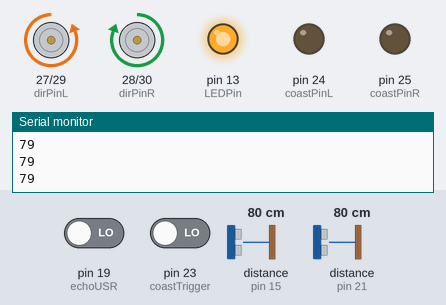
The sketch below on a simulated Arduino Mega 2560, built with avr-gcc and run on an emulated ATmega2560. On the bench: direction and speed pins drawn as motors (green arrow = direction pin HIGH = forward, orange = LOW = backward, longer = more drive), output pins drawn as LEDs (lit = HIGH), the last lines printed to the serial monitor. Wiring (inferred from the names in the program): 2 × ultrasonic range finder: trigger pin 16, echo pin 15 / trigger pin 22, echo pin 21. Dashed ring = blinking. The test bench sets the inputs (shaded band); at power-on: distance to the obstacle (sensors on pin 15, pin 21) 80 cm, pin 23 (coastTrigger) LOW, pin 19 (echoUSR) LOW. The echo pulse lasts 58.3 µs per cm; random numbers use the default seed unless the sketch sets one; pins used as bus, display or sensor lines are not drawn.

Above: at 1.2 s.
1.3 s: distance to the obstacle (sensor on pin 15) set to 29 cm
2.8 s: distance to the obstacle (sensor on pin 15) set to 24 cm
At 5.6 s:
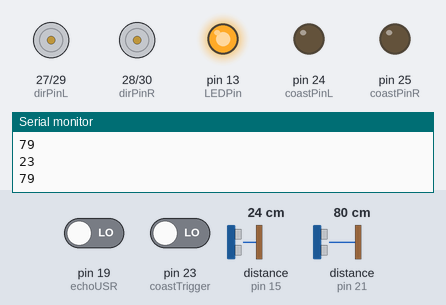
5.8 s: distance to the obstacle (sensor on pin 21) set to 23 cm
7.3 s: distance to the obstacle (sensor on pin 21) set to 18 cm
At 10.1 s:
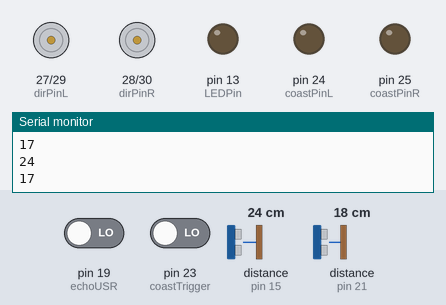
10.3 s: pin 23 (coastTrigger) driven HIGH
At 12.4 s:
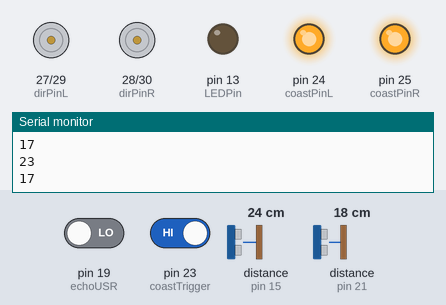
13.3 s: distance to the obstacle (sensor on pin 15) set to 35 cm
At 13.78 s:
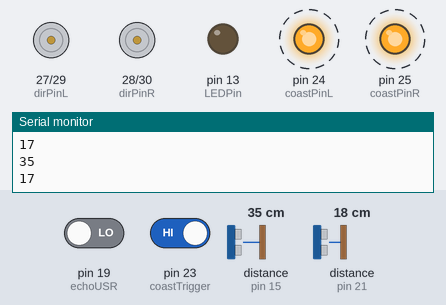
Timing chart, 0 to 17.3 s (numbered marks = the images above; inputs shaded):
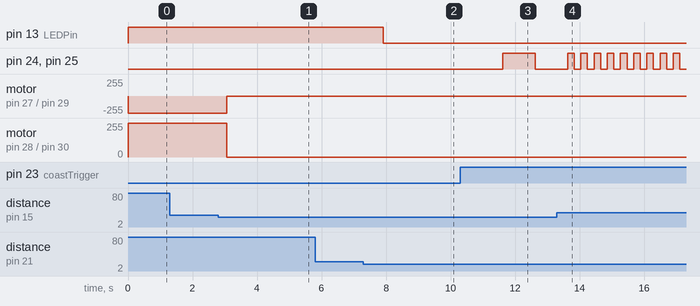

Measured:
- the behaviour switches between 26 and 25 cm on distance to the obstacle (sensor on pin 15) (found by bisection; images 0 and 1)
- the behaviour switches between 21 and 20 cm on distance to the obstacle (sensor on pin 21) (found by bisection; images 1 and 2)
- after the input at 2.8 s, motor on pin 27 (dirPinL) / pin 29 (pwmPinL): backward 255/255 → stopped after 0.26 s; motor on pin 28 (dirPinR) / pin 30 (pwmPinR): forward 255/255 → stopped after 0.26 s
- after the input at 7.3 s, pin 13 (LEDPin): HIGH → LOW after 0.61 s
- after the input at 10.3 s, pin 24 (coastPinL), pin 25 (coastPinR): LOW → HIGH after 1.3 s, → LOW 1.0 s later

The sketch:

Code.ino
```cpp
#include <avr/io.h>
#include <avr/interrupt.h>

#define LEDPin 13

int photoTran = 35; //A16
int reading = 0;
int echoUSF = 15;
int trigUSF = 16;
int echoUSB = 21;
int trigUSB = 22;
int echoUSR = 19;
int trigUSR = 20;
int echoUSL = 17;
int trigUSL = 18;

int lR = 0;

int pwmPinL = 29;
int pwmPinR = 30;
int dirPinL = 27;
int dirPinR = 28;
int coastPinR = 25;
int coastPinL = 24;
int coastTrigger = 23;

bool coastP = true;
bool dirForward = true;
//speed can range from 0 - 255
float wheelSpeed = 255;

int lastDist = -1;
int lastChange = -1;
int prevDistF = -1;

int buttonR = 5;
int buttonL = 4;
volatile bool evasivep;

int currDistF, currDistB, currDistR, currDistL, newDistF, newDistB, newDistR, newDistL = 0;

int clearDist = 20;
int ninetyDegDelay = 800;
int fortyfiveDegDelay = 600;

int ultrasound(int echo, int trig){
  long duration, distance;
  digitalWrite(trig, LOW);
  delayMicroseconds(2);
  digitalWrite(trig,HIGH);
  delayMicroseconds(10);
  digitalWrite(trig,LOW);
  digitalWrite(LEDPin, HIGH);
  duration = pulseIn(echo, HIGH);
  distance = (duration/2)/29.1;
  //distance = (duration/2)/58;
  if (duration != 0 && distance < 20){
    digitalWrite(LEDPin, LOW);
  }
  Serial.println(distance);
  return distance;
}

int phototrans(){
  reading = analogRead(photoTran);
  return reading;
}

//int LED = 25;
void setup(){
  pinMode (photoTran,INPUT);
  pinMode (echoUSF, INPUT);
  pinMode (trigUSF, OUTPUT);
  pinMode (echoUSB, INPUT);
  pinMode (trigUSB, OUTPUT);
  pinMode (echoUSR, INPUT);
  pinMode (trigUSR, OUTPUT);
  pinMode (echoUSL, INPUT);
  pinMode (trigUSL, OUTPUT);
  pinMode (LEDPin, OUTPUT);

  pinMode(pwmPinL, OUTPUT);
  pinMode(pwmPinR, OUTPUT);
  pinMode(dirPinL, OUTPUT);
  pinMode(dirPinR, OUTPUT);
  pinMode(coastPinR, OUTPUT);
  pinMode(coastPinL, OUTPUT);
  pinMode(coastTrigger, INPUT);

  pinMode(buttonR, INPUT);
  pinMode(buttonL, INPUT);
  attachInterrupt(buttonR, buttonRCallback, RISING);
  attachInterrupt(buttonL, buttonLCallback, RISING);
  randomSeed(analogRead(0));

  Serial.begin(9600);
}

void loop(){
  //brake button
  if (digitalRead(coastTrigger)) {
    if (coastP) {
      setSpd(0);
      digitalWrite(coastPinR, LOW);
      digitalWrite(coastPinL, LOW);
      coastP = false;
    } else {
      stopMove();
    }
    delay(100);
  }

  //normal operation
  newDistF = ultrasound(echoUSF,trigUSF);
  newDistB = ultrasound(echoUSB, trigUSB);
//  newDistR = ultrasound(echoUSR, trigUSR);
//  newDistL = ultrasound(echoUSL, trigUSL);
  if (newDistF != 0 && newDistF < 1000){
    currDistF = newDistF;
  }
    if (newDistB != 0 && newDistB < 1000){
    currDistB = newDistB;
  }
    if (newDistR != 0 && newDistR < 1000){
    currDistR = newDistR;
  }
    if (newDistL != 0 && newDistL < 1000){
    currDistL = newDistL;
  }

//random movement
//changes direction after every random motion, including when the bot hits a wall with both sides clear
/*  if (random(100) == 88 ) {
    if (lR ==  0){
      if (clearLp) {
        aboutTurnL(ninetyDegDelay);
        lR = 1;
      } else if (clearRp) {
        aboutTurnR(ninetyDegDelay);
      }
    } else if (clearRp) {
      aboutTurnR(ninetyDegDelay);
      lR = 0;
    } else {
      aboutTurnL(ninetyDegDelay);
    }
  }*/

// detect collision
  if (currDistF < 25 && currDistF != 0){
    if (wheelSpeed == 0) {
      if (!clearRp) {
        aboutTurnL(ninetyDegDelay);
      } else if (!clearLp) {
        aboutTurnR(ninetyDegDelay);
      } else {
        lR = random(300) % 2;
        if (lR == 0) {
          aboutTurnL(ninetyDegDelay);
        } else {
          aboutTurnR(ninetyDegDelay);
        }
      }
    } else {
      wheelSpeed = slowDown(dirForward);
    }
  } else {
    accelerate(dirForward);
  }
  delay(100);
}

int slowDown(bool dirForward) {
  if (wheelSpeed > 0) {
    int newSpeed = wheelSpeed - 50;
    if (newSpeed <= 10) {
      moveWheel(0, dirForward);
      newSpeed = 0;
    } else {
      moveWheel(newSpeed , dirForward);
    }
    return newSpeed;
  } else {
    return 0;
  }
}

bool clearRp() {
  return (currDistR > 15);
}

bool clearLp() {
  return (currDistL > 15);
}

void accelerate(bool forward) {
  if (wheelSpeed < 200 ) {
   wheelSpeed = wheelSpeed + 30;
  }
  moveWheel(wheelSpeed, forward);
}

void moveWheel(float val, bool forward) {
  if (forward) {
    moveForward(val);
  } else {
    reverse(val);
  }
}

void aboutTurnR (int delaySet){
  moveForwardL(125);
  reverseR(125);
  delay (delaySet);
}

void moveForward (float val) {
  moveForwardR(val);
  moveForwardL(val);
}

void moveForwardR (float val) {
  analogWrite(pwmPinR, val);
  digitalWrite(dirPinR, HIGH);
}

void moveForwardL (float val) {
  analogWrite(pwmPinL, val);
  digitalWrite(dirPinL, LOW);
}

void stopMove() {
  digitalWrite(coastPinR, HIGH);
  digitalWrite(coastPinL, HIGH);
  setSpd(0);
  coastP = true;
}

void reverseL (float val) {
  analogWrite(pwmPinL, val);
  digitalWrite(dirPinL, HIGH);
}

void reverseR (float val) {
  analogWrite(pwmPinR, val);
  digitalWrite(dirPinR, LOW);
}

void reverse(float val) {
  reverseL(val);
  reverseR(val);
}

void setSpd(float val) {
  analogWrite(pwmPinR, val);
  analogWrite(pwmPinL, val);
  wheelSpeed = val;
}

//bool differentiate (char side, bool maximum){
//  switch (side) {
//    case 'r':
//    case 'R':
//      {
//        if (lastDist == -1) {
//          lastDist = ultrasound(echoUSR, trigUSR);
//        } else if (lastChange == -1 ) {
//          lastChange = ultrasound(echoUSR, trigUSR) - lastDist;
//        } else {
//          if (maximum) {
//            return ((ultrasound(echoUSR, trigUSR) - lastDist) <= 0 && lastChange >= 0);
//          } else {
//            return ((ultrasound(echoUSR, trigUSR) - lastDist) >=0 && lastChange <= 0);
//          }
//        }
//      }
//      break;
//    case 'l':
//    case 'L' :
//      {
//        if (lastDist == -1) {
//          lastDist = ultrasound(echoUSL, trigUSL);
//        } else if (lastChange == -1 ) {
//          lastChange = ultrasound(echoUSL, trigUSL) - lastDist;
//        } else {
//          if (maximum) {
//            return ((ultrasound(echoUSL, trigUSL) - lastDist) <= 0 && lastChange >= 0);
//          } else {
//            return ((ultrasound(echoUSL, trigUSL) - lastDist) > 0 && lastChange < 0);
//          }
//        }
//      }
//      break;
//    default:
//    break;
// }
//}

void aboutTurnL(int delaySet) {
    moveForwardR(125);
    reverseL(125);
    delay (delaySet);
}

void buttonRCallback () {
  if (digitalRead(buttonL) == LOW && digitalRead(buttonR) == HIGH) {
    delay(100);
    if (digitalRead(buttonR) == HIGH) {
      setSpd(0);
      delay(100);
      reverse(100);
      delay(100);
      aboutTurnL(fortyfiveDegDelay);
    }
  }
}

void buttonLCallback () {
  if (digitalRead(buttonR) == LOW && digitalRead(buttonL) == HIGH) {
    delay(100);
    if (digitalRead(buttonL) == HIGH) {
      setSpd(0);
      delay(100);
      reverse(100);
      delay(100);
      aboutTurnR(fortyfiveDegDelay);
    }
  }
}
```
